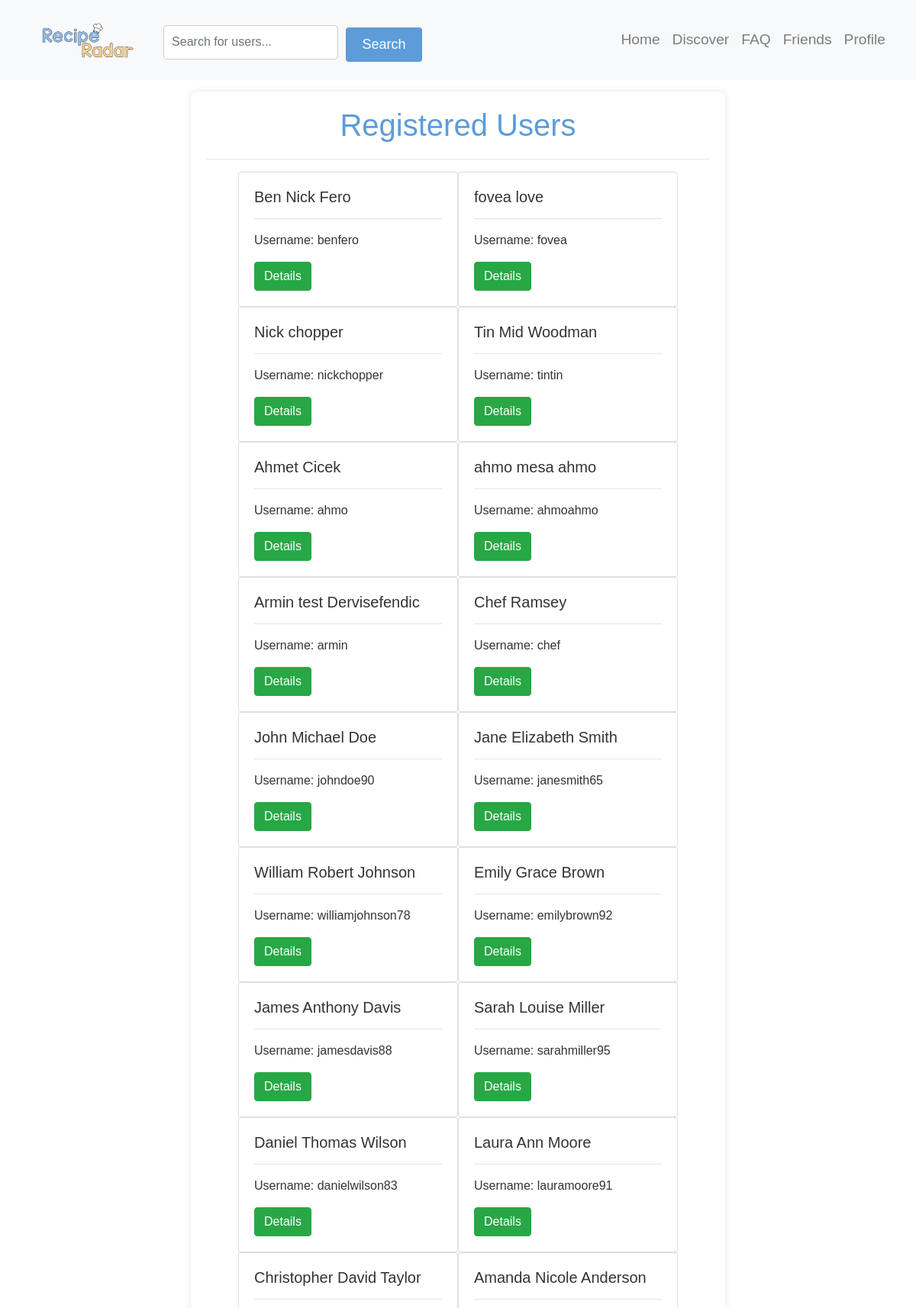
Page /userlist.php (signed in, upper part) on the earlier database version.
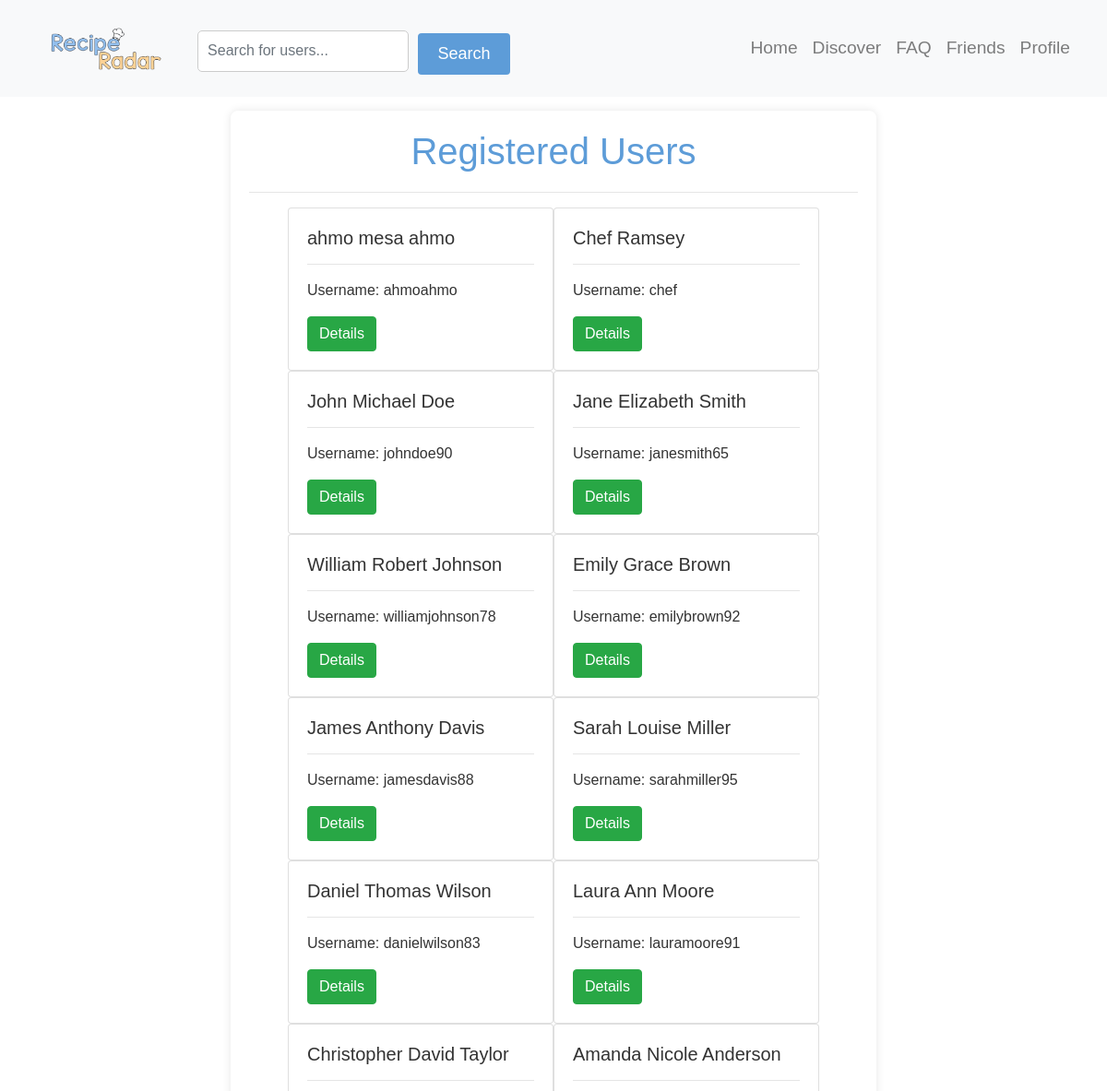
Same page on the later database version.
### tables this page shows
CREATE TABLE `users` (
  `userID` int(20) NOT NULL,
  `type` text NOT NULL DEFAULT 'normal',
  `salutation` varchar(50) DEFAULT NULL,
  `firstName` varchar(50) NOT NULL,
  `middleName` varchar(50) DEFAULT NULL,
  `lastName` varchar(50) NOT NULL,
  `userName` varchar(30) NOT NULL,
  `email` varchar(100) NOT NULL,
  `password` varchar(255) NOT NULL,
  `birthDate` date NOT NULL,
  `profilePicture` varchar(255) DEFAULT NULL
);

### services/userlist_service.php (the view, shortened to what this page needs)
<?php
require 'config/db_connect.php';
$users = "SELECT * FROM users WHERE Type != 'admin'";
$usersResult = mysqli_query($conn, $users);
$layout = "";
if (mysqli_num_rows($usersResult) == 0) {
    $layout .= "No Users found!";
} else {
    while ($user = mysqli_fetch_assoc($usersResult)) {
        $layout .= "<div class='card' style='width: 18rem'>
        <div class='card-body'>
          <h5 class='card-title'>{$user["firstName"]} {$user["middleName"]} {$user["lastName"]}</h5>
          <hr>
          <p class='card-text'>Username: {$user["userName"]}</p>
          <a href='userdetails.php?id={$user["userID"]}' class='btn btn-success' >Details</a>
        </div>
      </div>";
    }
}
?>

### userlist.php (shortened to what this page needs)
<!DOCTYPE html>
<html lang="en">
<head>
    <?php
    include('components/head.php');
    ?>
</head>
<header>
    <?php
    include('components/navigation.php');
    ?>
</header>
<body>
    <body style="background-image: url('pictures/bg-2.jpeg'); background-size: cover;">
        <?php require 'services/userlist_service.php'; ?>
        <main>
            <div class="container" style=" max-width: 700px; margin-top: 120px; overflow-y: auto; ">
                <h1>Registered Users</h1>
                <hr>
                <div class="d-flex justify-content-center gap-5 flex-wrap mt-3">
                    <?= $layout ?>
                </div>
            </div>
        </main>
    </body>
</html>

### components/head.php (shortened to what this page needs)
<link rel="stylesheet" href="https://cdn.jsdelivr.net/npm/bootstrap@4.3.1/dist/css/bootstrap.min.css">
<link rel="stylesheet" href="https://cdnjs.cloudflare.com/ajax/libs/font-awesome/5.15.4/css/all.min.css">
<link rel="stylesheet" type="text/css" href="resources/css/style.css">
<link rel="stylesheet" type="text/css" href="resources/css/feed_style.css">
<link rel="stylesheet" type="text/css" href="resources/css/tabs_style.css">
<link rel="stylesheet" type="text/css" href="resources/css/recipe_detail.css">

### components/navigation.php (shortened to what this page needs)
<nav class="navbar navbar-expand-sm navbar-light bg-light fixed-top">
    <a class="navbar-brand" href="index.php">
        <img src="pictures/logo-2.png" height="50px" class="d-none d-sm-block" alt="RecipeRadar">
    </a>
    <?php
    if (isset($_SESSION['currentSession'])) {
        include('components/search.php');
    }
    ?>
    <div class="collapse navbar-collapse justify-content-end" id="navbarSupportedContent">
        <ul class="navbar-nav">
            <?php
                if (isset($_SESSION['currentSession'])) {
                    echo
                    '<li class="nav-item">
                        <a class="nav-link" href="index.php">Home</a>
                    </li>
                    <li class="nav-item">
                        <a class="nav-link" href="discover.php">Discover</a>
                    </li>
                    <li class="nav-item">
                        <a class="nav-link" href="faq.php">FAQ</a>
                    </li>
                    <li class="nav-item">
                        <a class="nav-link" href="friends.php">Friends</a>
                    </li>';
                }
            ?>
            <li class="nav-item">
                <?php
                if (!isset($_SESSION['currentSession'])) {
                } else if (isset($_SESSION['currentSession']['userID'])) {
                    $userID = $_SESSION['currentSession']['userID'];
                    echo '<a class="nav-link" href="profile.php?userID=' . $userID . '">Profile</a>';
                } else {
                    echo '<a class="nav-link" href="index.php">Profile</a>';
                }
                ?>
            </li>
        </ul>
    </div>
</nav>

### components/search.php
<form action="services/search_service.php" method="post" class="search-form">
    <input type="text" class="form-control auth-input" id="searchBar" name="searchBar" placeholder="Search for users..." >
    <button class="btn auth-btn mt-2 mb-3">Search</button>
</form>

### resources/css/style.css (style rules this page uses)
.search-form { display: flex; align-items: center; gap: 10px; }
.search-form input { flex: 1; }
.search-form button { flex-shrink: 0; width: 100px; padding: 5px 10px; }
body { margin: 0; padding: 0; }
.container { max-width: 1000px; margin: 0 auto; padding: 20px; background-color: #fff; border-radius: 5px; box-shadow: 0 2px 5px rgba(0, 0, 0, 0.1); }
h1 { text-align: center; margin-bottom: 20px; }
form { margin-top: 20px; }
input[type="text"], textarea { width: 100%; padding: 10px; margin-bottom: 15px; border: 1px solid #ccc; border-radius: 5px; box-sizing: border-box; }
nav { height: auto; padding-left: 2em !important; padding-right: 2em !important; background-color: #5d9cd8; }
.nav-link { font-size: larger !important; font-family: 'Graphik', sans-serif; }
body { margin: 0; font-family: 'Segoe UI', Tahoma, Geneva, Verdana, sans-serif; background-color: white; height: 100vh; }
h1 { color: #5d9cd8; text-align: center; margin-bottom: 20px; }
.auth-input { background: white; height: 45px; border: 1px solid rgb(220, 220, 220); box-shadow: none !important; }
.auth-btn { background: #5d9cd8; color: white; width: 100%; height: 45px; font-size: 18px; box-shadow: none; }

### resources/css/recipe_detail.css (style rules this page uses)
body { background-image: url('../../pictures/bg-2.jpeg'); background-size: cover; font-family: Arial, sans-serif; color: #333; margin: 0; padding: 0; }
.container { margin: 10px auto; background-color: #fff; border-radius: 8px; box-shadow: 0 0 10px rgba(0, 0, 0, 0.1); padding: 20px; }

### userlist.php (style rules this page uses)
main { min-height: 1000px; }

Differences in the rows shown:
removed users: firstName "Ben", middleName "Nick", lastName "Fero", userName "benfero"
removed users: firstName "fovea", lastName "love", userName "fovea"
removed users: firstName "Nick", lastName "chopper", userName "nickchopper"
removed users: firstName "Tin", middleName "Mid", lastName "Woodman", userName "tintin"
removed users: firstName "Ahmet", lastName "Cicek", userName "ahmo"
no longer on this page (row edited): users: firstName "Armin", middleName "test", lastName "Dervisefendic", userName "armin"
